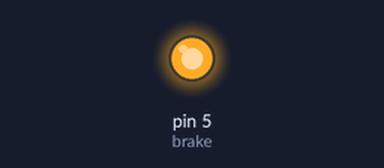
A sketch run on a simulated Arduino Uno, built with avr-gcc and run on an emulated ATmega328P. On the bench: output pins drawn as LEDs (lit = HIGH).

Above: at 2.0 s.
At 6.0 s:
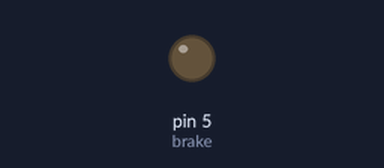
Timing chart, 0 to 10.4 s (numbered marks = the images above):
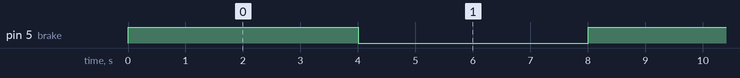

The sketch:

red_truck_brake.ino
```cpp
int brake = 5;
void setup() {
  // put your setup code here, to run once:
  pinMode(brake, OUTPUT);
  Serial.begin(9600);
}

void loop() {
  // put your main code here, to run repeatedly:
  digitalWrite(brake, HIGH);
  delay(4000);
  digitalWrite(brake, LOW);
  delay(4000);
}
```

Measured:
- by itself, pin 5 (brake): alternates HIGH for 4.0 s and LOW for 4.0 s
